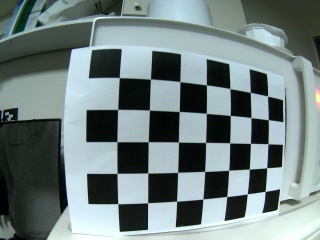
#> input picture 1201214424.jpg, 320 x 240 px; its folder holds 4 pictures in this run
$ python calibrate.py
#> lines starting #> are read from the running program, lines starting #| are printed output that depends on the picture
import cv2
#assert cv2.__version__[0] == '3', 'The fisheye module requires opencv version >= 3.0.0'
import numpy as np
import os
import glob
CHECKERBOARD = (7,5) #real counts -1
subpix_criteria = (cv2.TERM_CRITERIA_EPS+cv2.TERM_CRITERIA_MAX_ITER, 30, 0.1)
calibration_flags = cv2.fisheye.CALIB_RECOMPUTE_EXTRINSIC+cv2.fisheye.CALIB_CHECK_COND+cv2.fisheye.CALIB_FIX_SKEW
objp = np.zeros((1, CHECKERBOARD[0]*CHECKERBOARD[1], 3), np.float32)
objp[0,:,:2] = np.mgrid[0:CHECKERBOARD[0], 0:CHECKERBOARD[1]].T.reshape(-1, 2)
_img_shape = None
objpoints = [] # 3d point in real world space
imgpoints = [] # 2d points in image plane.
images = glob.glob('*.jpg')

for fname in images:
    img = cv2.imread(fname)
#> img is the input picture: shape (240, 320, 3); mean B, G, R 128.4, 128.7, 114.1
    if _img_shape == None:
        _img_shape = img.shape[:2]
    else:
        assert _img_shape == img.shape[:2], "All images must share the same size."
    gray = cv2.cvtColor(img,cv2.COLOR_BGR2GRAY)
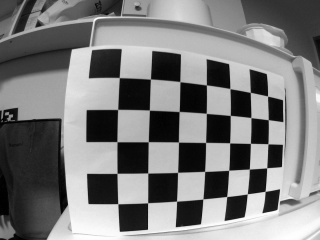
#> gray: shape (240, 320); min 0, max 255, mean 124.3
    # Find the chess board corners
    print(fname,"1")
    ret, corners = cv2.findChessboardCorners(gray, CHECKERBOARD, cv2.CALIB_CB_ADAPTIVE_THRESH+cv2.CALIB_CB_FAST_CHECK+cv2.CALIB_CB_NORMALIZE_IMAGE)
#> ret = True; corners = 35 rows, first 8: [119.3, 77.56], [150.5, 79.03], [179.8, 81.6], [206.4, 84.87], [229.8, 88.54], [250.4, 92.42], [267.5, 96.01], [117.6, 109.5]
    # If found, add object points, image points (after refining them)
    if ret == True:
        objpoints.append(objp)
        cv2.cornerSubPix(gray,corners,(3,3),(-1,-1),subpix_criteria)
        imgpoints.append(corners)
    print(ret)
#| True
#> pass 2 of the loop `for fname in images:`:
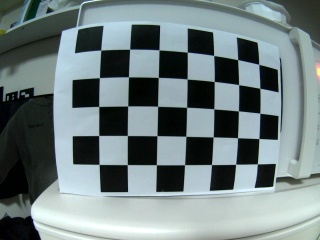
#> input picture 1201214433.jpg, 320 x 240 px
#> img is the input picture: shape (240, 320, 3); mean B, G, R 129.3, 128.4, 114.2
#> `gray = cv2.cvtColor(img,cv2.COLOR_BGR2GRAY)`:
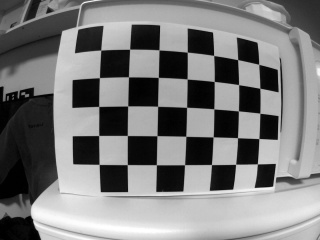
#> gray: shape (240, 320); min 0, max 255, mean 124.3
#> corners = 35 rows, first 8: [100.7, 50.17], [129.6, 49.24], [159, 49.87], [187.3, 52.21], [213.6, 55.43], [237.6, 59.59], [258.6, 64.32], [99.45, 77.62]
#| True
#> pass 3 of the loop `for fname in images:`:
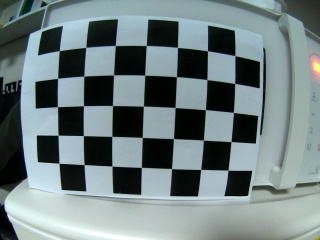
#> input picture 1201214436.jpg, 320 x 240 px
#> img is the input picture: shape (240, 320, 3); mean B, G, R 129.1, 127.8, 113.1
#> `gray = cv2.cvtColor(img,cv2.COLOR_BGR2GRAY)`:
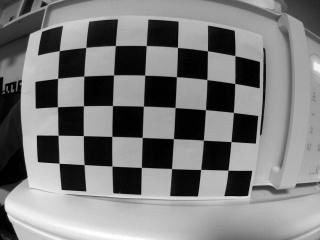
#> gray: shape (240, 320); min 0, max 254, mean 123.6
#> corners = 35 rows, first 8: [58.96, 51.06], [86.19, 47.49], [115, 45.68], [146.4, 46.07], [177.4, 47.29], [207.2, 50.95], [234.8, 55.47], [57.83, 78.3]
#| True
#> the loop made 4 passes; the first 3 are shown

N_OK = len(objpoints)
print(N_OK)

K = np.zeros((3, 3))
D = np.zeros((4, 1))
rvecs = [np.zeros((1, 1, 3), dtype=np.float64) for i in range(N_OK)]
tvecs = [np.zeros((1, 1, 3), dtype=np.float64) for i in range(N_OK)]
rms, _, _, _, _ = \
    cv2.fisheye.calibrate(
        objpoints,
        imgpoints,
        gray.shape[::-1],
        K,
        D,
        rvecs,
        tvecs,
        calibration_flags,
        (cv2.TERM_CRITERIA_EPS+cv2.TERM_CRITERIA_MAX_ITER, 30, 1e-6)
    )
print("Found " + str(N_OK) + " valid images for calibration")
print("DIM=" + str(_img_shape[::-1]))
#| DIM=(320, 240)
print("K=np.array(" + str(K.tolist()) + ")")
print("D=np.array(" + str(D.tolist()) + ")")
